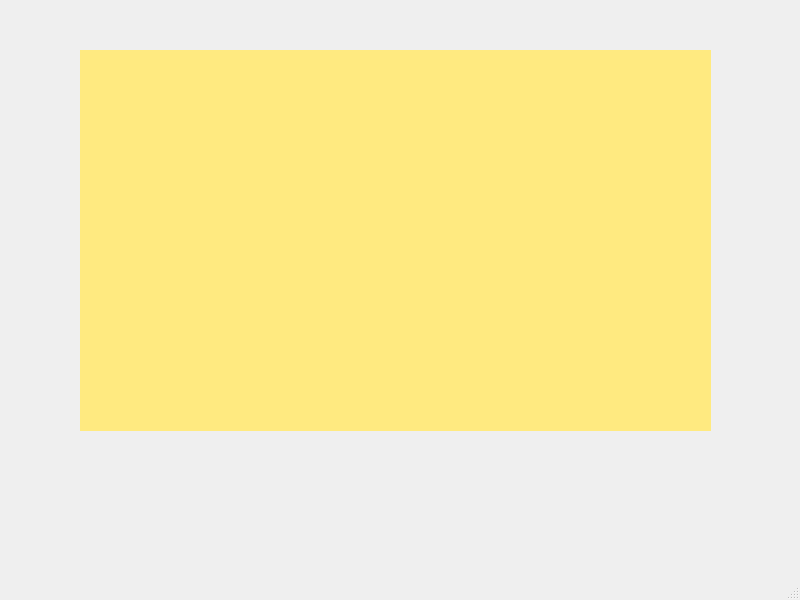
<?xml version="1.0" encoding="UTF-8"?>
<ui version="4.0">
 <class>MainWindow</class>
 <widget class="QMainWindow" name="MainWindow">
  <property name="geometry">
   <rect>
    <x>0</x>
    <y>0</y>
    <width>800</width>
    <height>600</height>
   </rect>
  </property>
  <property name="windowTitle">
   <string>MainWindow</string>
  </property>
  <widget class="QWidget" name="centralwidget">
   <widget class="QLabel" name="pic">
    <property name="geometry">
     <rect>
      <x>80</x>
      <y>50</y>
      <width>631</width>
      <height>381</height>
     </rect>
    </property>
    <property name="styleSheet">
     <string notr="true">background-color: rgb(255, 234, 128)
</string>
    </property>
    <property name="text">
     <string/>
    </property>
   </widget>
  </widget>
  <widget class="QMenuBar" name="menubar">
   <property name="geometry">
    <rect>
     <x>0</x>
     <y>0</y>
     <width>800</width>
     <height>28</height>
    </rect>
   </property>
  </widget>
  <widget class="QStatusBar" name="statusbar"/>
 </widget>
 <resources/>
 <connections/>
</ui>
